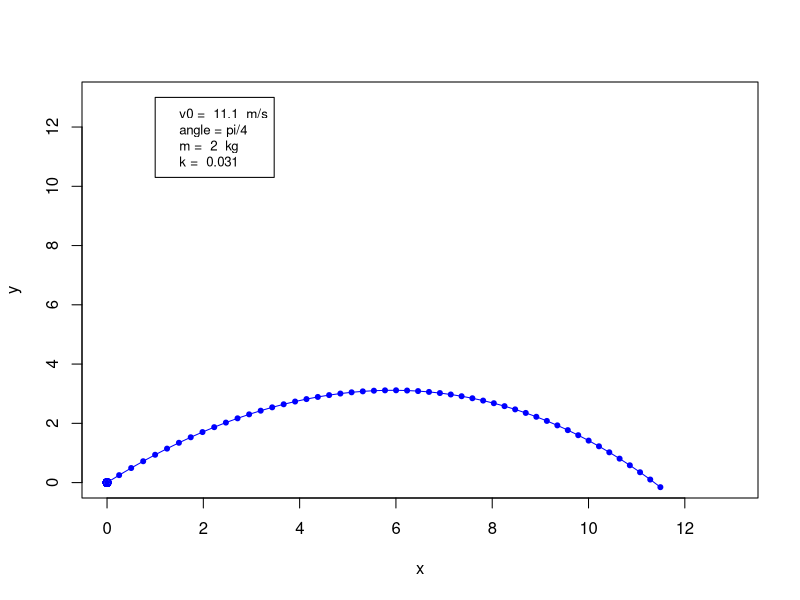

The R script that drew this image:
#################################################################
# This task is to calculate trajectory
# With enviroment resistance
#################################################################

g <- 9.81 #gravity acceleration
v0 <- 11.1
alpha <- pi/4
k <- 0.031  #enviroment resistance coefficient
m <- 2  #mass in kilos

x <- vector(length=50) #horizontal axes
y <- vector(length=50) #vertical axes

plot(x, y, col="blue", ylim=c(0, 13), xlim=c(0, 13))
#currentParameters = paste("v0=", v0, "m/s, angle=", alpha, "radians, m=", m, "kg, k=", k)
#title(main="", col.main="red", font.main=4)
legend(1, 13, c(paste("v0 = ", v0, " m/s"), "angle = pi/4", paste("m = ", m, " kg"), paste("k = ", k)), cex=0.8)

v_x <- vector(length=50) #projections on x
v_y <- vector(length=50) #projections on y
v_x[1] <- v0*cos(alpha)
v_y[1] <- v0*sin(alpha)

wholeTime <- 2*v0*sin(alpha)/g #whole time of flight
dt <- wholeTime/50 #step 
h <- 0.05

x[1] <- 0
y[1] <- 0

for(cnt in seq(2, 51, 1))
{
	#f_v1_x <- (-k * v_x[cnt-1] * v_x[cnt-1] * dt / m) 
	#f_v1_y <- (-(g + k * v_y[cnt-1] * v_y[cnt-1] / m) * dt)

	#v_x_tmp <- (v_x[cnt-1] + h * f_v1_x)
	#v_y_tmp <- (v_y[cnt-1] + h * f_v1_y)

	#f_x_tmp <- (-k * v_x_tmp * v_x_tmp * dt / m)
        #f_y_tmp <- (-(g + k * v_y_tmp * v_y_tmp / m) * dt)

	#v_x[cnt] <- (v_x[cnt-1] + h * (f_v1_x + f_x_tmp) / 2)
	#v_y[cnt] <- (v_y[cnt-1] + h * (f_v1_y + f_y_tmp) / 2)
	
	v_x[cnt] <- (v_x[cnt-1] - k * v_x[cnt-1] * v_x[cnt-1] * dt / m)
	v_y[cnt] <- (v_y[cnt-1] - (g + k * v_y[cnt-1] * v_y[cnt-1] / m) * dt)

	x[cnt] <- (x[cnt-1] + v_x[cnt-1]*dt)
	y[cnt] <- (y[cnt-1] + v_y[cnt-1]*dt)
}

lines(x, y, type="o",  pch=20, lty=1, col="blue")
